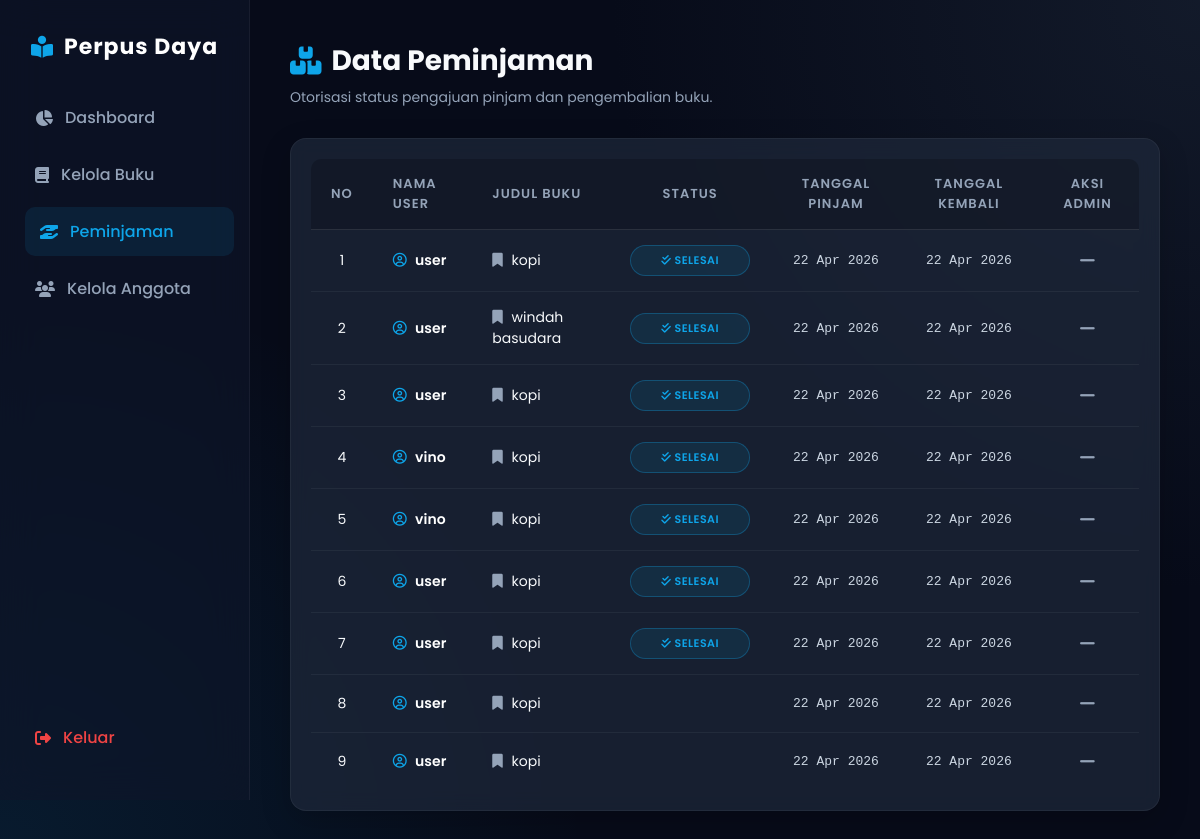
/admin/peminjaman.php (signed in), run on the app's committed database.
### tables this page shows
CREATE TABLE `peminjaman` (
  `id` int(11) NOT NULL,
  `user_id` int(11) DEFAULT NULL,
  `buku_id` int(11) DEFAULT NULL,
  `tanggal_pinjam` datetime DEFAULT NULL,
  `tanggal_kembali` datetime DEFAULT NULL,
  `status` enum('menunggu','dipinjam','menunggu_kembali','kembali','ditolak') DEFAULT 'menunggu'
);

CREATE TABLE `user` (
  `id` int(11) NOT NULL,
  `username` varchar(50) NOT NULL,
  `email` varchar(100) NOT NULL,
  `password` varchar(100) NOT NULL,
  `role` enum('admin','user') DEFAULT 'user'
);

CREATE TABLE `buku` (
  `id` int(11) NOT NULL,
  `judul` varchar(255) DEFAULT NULL,
  `penulis` varchar(255) DEFAULT NULL,
  `stok` int(11) DEFAULT NULL,
  `gambar` varchar(255) DEFAULT NULL
);

### admin/peminjaman.php (the view, shortened to what this page needs)
<?php
include '../config/koneksi.php';
$data = mysqli_query($conn, "
    SELECT peminjaman.*, user.username, buku.judul
    FROM peminjaman
    JOIN user ON user.id = peminjaman.user_id
    JOIN buku ON buku.id = peminjaman.buku_id
    ORDER BY peminjaman.id DESC
");
?>
<!DOCTYPE html>
<html lang="id">
<head>
    <link rel="stylesheet" href="https://cdnjs.cloudflare.com/ajax/libs/font-awesome/6.4.0/css/all.min.css">
</head>
<body>
<div class="sidebar">
    <h2><i class="fa-solid fa-book-open-reader"></i> Perpus Daya</h2>
    <a href="dashboard.php"><i class="fa-solid fa-chart-pie"></i> Dashboard</a>
    <a href="buku.php"><i class="fa-solid fa-book"></i> Kelola Buku</a>
    <a href="peminjaman.php" class="active"><i class="fa-solid fa-hand-holding-hand"></i> Peminjaman</a>
    <a href="user.php"><i class="fa-solid fa-users"></i> Kelola Anggota</a>
    <a href="../logout.php" class="logout"><i class="fa-solid fa-right-from-bracket"></i> Keluar</a>
</div>
<div class="main">
    <div class="header">
        <div class="header-title">
            <h2><i class="fa-solid fa-boxes-stacked"></i> Data Peminjaman</h2>
            <p>Otorisasi status pengajuan pinjam dan pengembalian buku.</p>
        </div>
    </div>
    <div class="table-container">
        <table>
            <thead>
                <tr>
                    <th>No</th>
                    <th>Nama User</th>
                    <th>Judul Buku</th>
                    <th>Status</th>
                    <th>Tanggal Pinjam</th>
                    <th>Tanggal Kembali</th>
                    <th>Aksi Admin</th>
                </tr>
            </thead>
            <tbody>
                <?php
                $no = 1;
                while($d = mysqli_fetch_assoc($data)){
                ?>
                <tr>
                    <td><?= $no++; ?></td>
                    <td>
                        <i class="fa-regular fa-circle-user" style="color: var(--primary); margin-right: 5px;"></i>
                        <?= htmlspecialchars($d['username']); ?>
                    </td>
                    <td><i class="fa-solid fa-bookmark" style="color: var(--text-muted); margin-right: 5px;"></i> <?= htmlspecialchars($d['judul']); ?></td>
                    <td>
                        <span class="badge <?= $d['status']; ?>">
                            <?php
                                if($d['status'] == 'menunggu') echo '<i class="fa-solid fa-hourglass-half"></i> Menunggu';
                                elseif($d['status'] == 'menunggu_kembali') echo '<i class="fa-solid fa-rotate"></i> Menunggu Kembali';
                                elseif($d['status'] == 'dipinjam') echo '<i class="fa-solid fa-book-open"></i> Dipinjam';
                                elseif($d['status'] == 'kembali') echo '<i class="fa-solid fa-check-double"></i> Selesai';
                                elseif($d['status'] == 'ditolak') echo '<i class="fa-solid fa-ban"></i> Ditolak';
                                else echo htmlspecialchars($d['status']);
                            ?>
                        </span>
                    </td>
                    <td class="date-cell">
                        <?= $d['tanggal_pinjam'] ? date('d M Y', strtotime($d['tanggal_pinjam'])) : '-'; ?>
                    </td>
                    <td class="date-cell">
                        <?= $d['tanggal_kembali'] ? date('d M Y', strtotime($d['tanggal_kembali'])) : '-'; ?>
                    </td>
                    <td>
                        <div class="action-btns">
                            <?php if($d['status'] == 'menunggu'){ ?>
                                <a href="approve_pinjam.php?id=<?= $d['id']; ?>" class="btn approve" title="Setujui Peminjaman">
                                    <i class="fa-solid fa-check"></i> ACC
                                </a>
                                <a href="tolak.php?id=<?= $d['id']; ?>" class="btn tolak" title="Tolak Peminjaman" onclick="return confirm('Yakin ingin menolak peminjaman ini?');">
                                    <i class="fa-solid fa-xmark"></i> Tolak
                                </a>
                            <?php } elseif($d['status'] == 'menunggu_kembali'){ ?>
                                <a href="approve_kembali.php?id=<?= $d['id']; ?>" class="btn kembali-btn" title="Verifikasi Pengembalian Buku">
                                    <i class="fa-solid fa-check-to-slot"></i> ACC Kembali
                                </a>
                            <?php } else { ?>
                                <span class="btn-disabled"><i class="fa-solid fa-minus"></i></span>
                            <?php } ?>
                        </div>
                    </td>
                </tr>
                <?php } ?>
            </tbody>
        </table>
    </div>
</div>
</body>
</html>

### admin/peminjaman.php (style rules this page uses)
:root { --bg-dark: #070b19; --bg-panel: rgba(15, 23, 42, 0.6); --bg-card: rgba(30, 41, 59, 0.7); --primary: #0ea5e9; --primary-glow: rgba(14, 165, 233, 0.4); --text-main: #f8fafc; --text-muted: #94a3b8; --border-color: rgba(255, 255, 255, 0.05); --success: #22c55e; --danger: #ef4444; --warning: #f59e0b; --info: #06b6d4; }
* { margin: 0; padding: 0; box-sizing: border-box; font-family: 'Poppins', sans-serif; }
body { display: flex; background: var(--bg-dark); background-image: radial-gradient(circle at top right, rgba(30, 41, 59, 0.5) 0%, transparent 40%), radial-gradient(circle at bottom left, rgba(14, 165, 233, 0.1) 0%, transparent 40%); color: var(--text-main); min-height: 100vh; overflow-x: hidden; }
.sidebar { width: 250px; height: 100vh; background: var(--bg-panel); backdrop-filter: blur(20px); -webkit-backdrop-filter: blur(20px); border-right: 1px solid var(--border-color); padding: 30px 20px; display: flex; flex-direction: column; position: sticky; top: 0; z-index: 100; }
.sidebar h2 { margin-bottom: 30px; font-size: 22px; font-weight: 700; color: white; text-align: center; letter-spacing: 1px; display: flex; align-items: center; justify-content: center; gap: 10px; }
.sidebar h2 i { color: var(--primary); }
.sidebar a { display: flex; align-items: center; gap: 12px; padding: 12px 15px; border-radius: 10px; color: var(--text-muted); text-decoration: none; margin-bottom: 8px; font-weight: 500; transition: all 0.3s ease; }
.sidebar a:hover, .sidebar a.active { background: rgba(14, 165, 233, 0.1); color: var(--primary); transform: translateX(5px); }
.logout { margin-top: auto !important; color: var(--danger) !important; }
.main { flex: 1; display: flex; flex-direction: column; padding: 40px; }
.header { display: flex; justify-content: space-between; align-items: center; margin-bottom: 30px; }
.header-title h2 { font-size: 28px; font-weight: 700; display: flex; align-items: center; gap: 10px; }
.header-title h2 i { color: var(--primary); }
.header-title p { color: var(--text-muted); font-size: 14px; margin-top: 5px; }
.table-container { background: var(--bg-card); backdrop-filter: blur(10px); border: 1px solid var(--border-color); border-radius: 16px; padding: 20px; overflow-x: auto; box-shadow: 0 10px 30px rgba(0, 0, 0, 0.2); }
table { width: 100%; border-collapse: collapse; text-align: left; }
thead { background: rgba(0, 0, 0, 0.2); }
th { padding: 15px 20px; font-size: 13px; font-weight: 600; color: var(--text-muted); text-transform: uppercase; letter-spacing: 1px; border-bottom: 1px solid rgba(255, 255, 255, 0.1); text-align: center; }
th:nth-child(2), th:nth-child(3) { text-align: left; }
th:first-child { border-top-left-radius: 10px; }
th:last-child { border-top-right-radius: 10px; }
td { padding: 15px 20px; font-size: 14px; color: var(--text-light); text-align: center; border-bottom: 1px solid rgba(255, 255, 255, 0.05); transition: 0.3s; }
td:nth-child(2) { font-weight: 600; color: white; text-align: left; }
td:nth-child(3) { text-align: left; }
tbody tr:last-child td { border-bottom: none; }
.date-cell { font-family: monospace; font-size: 13px; color: #cbd5e1; }
.badge { padding: 6px 12px; border-radius: 20px; font-size: 11px; font-weight: 600; text-transform: uppercase; letter-spacing: 0.5px; display: inline-block; text-align: center; min-width: 120px; }
.badge.kembali { background: rgba(14, 165, 233, 0.1); color: var(--primary); border: 1px solid rgba(14, 165, 233, 0.3); }
.action-btns { display: flex; gap: 8px; justify-content: center; align-items: center; }
.btn-disabled { color: var(--text-muted); font-size: 18px; }

### data on the page
peminjaman: user.username "user", buku.judul "kopi", status "kembali" (drawn), tanggal_pinjam "22 Apr 2026", tanggal_kembali "22 Apr 2026"
peminjaman: user.username "user", buku.judul "windah basudara", status "kembali" (drawn), tanggal_pinjam "22 Apr 2026", tanggal_kembali "22 Apr 2026"
peminjaman: user.username "user", buku.judul "kopi", status "kembali" (drawn), tanggal_pinjam "22 Apr 2026", tanggal_kembali "22 Apr 2026"
peminjaman: user.username "vino", buku.judul "kopi", status "kembali" (drawn), tanggal_pinjam "22 Apr 2026", tanggal_kembali "22 Apr 2026"
peminjaman: user.username "vino", buku.judul "kopi", status "kembali" (drawn), tanggal_pinjam "22 Apr 2026", tanggal_kembali "22 Apr 2026"
peminjaman: user.username "user", buku.judul "kopi", status "kembali" (drawn), tanggal_pinjam "22 Apr 2026", tanggal_kembali "22 Apr 2026"
peminjaman: user.username "user", buku.judul "kopi", status "kembali" (drawn), tanggal_pinjam "22 Apr 2026", tanggal_kembali "22 Apr 2026"
peminjaman: user.username "user", buku.judul "kopi", tanggal_pinjam "22 Apr 2026", tanggal_kembali "22 Apr 2026"
peminjaman: user.username "user", buku.judul "kopi", tanggal_pinjam "22 Apr 2026", tanggal_kembali "22 Apr 2026"
